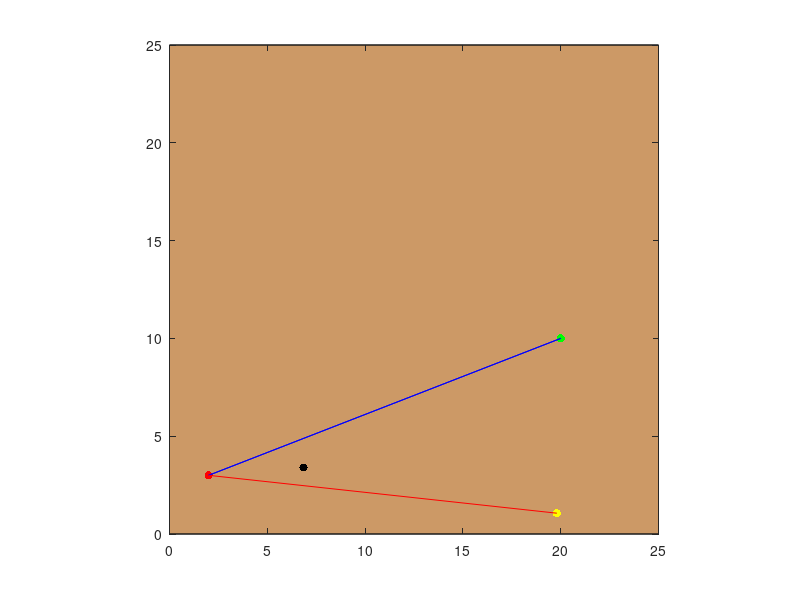

The MATLAB script that drew this image:
% Set the dimensions of the field
fieldWidth = 25; % Width of the field in meters
fieldHeight = 25; % Height of the field in meters
K_att = 3
K_epd = 2


% Set the color for the inside of the field
colorInside = [0.8, 0.6, 0.4]; % RGB values for light brown color

% Set the coordinates for point A and point B
pointA = [2, 3]; % Coordinates of point A
pointB = [20, 10]; % Coordinates of point B

% Create a figure
figure;
hold on;

% Plot the field
fill([0, fieldWidth, fieldWidth, 0], [0, 0, fieldHeight, fieldHeight], colorInside);

% Plot point A and point B
scatter(pointA(1), pointA(2), 'filled', 'MarkerFaceColor', 'red');
scatter(pointB(1), pointB(2), 'filled', 'MarkerFaceColor', 'green');


plot([pointA(1), pointB(1)], [pointA(2), pointB(2)], 'b');




random_q = [rand() * fieldWidth,rand() * fieldHeight]
% Plot the random point
scatter(random_q(1), random_q(2), 'filled', 'MarkerFaceColor', 'yellow');

% Plot lines connecting point A to point B and point A to the random point
plot([pointA(1), pointB(1)], [pointA(2), pointB(2)], 'b');
plot([pointA(1), random_q(1)], [pointA(2), random_q(2)], 'r');


e_nr = (random_q - pointA)/norm((random_q - pointA))
e_ng = (pointB - pointA)/norm((pointB - pointA))
F_gra = K_att*e_nr
Expand_fun = K_epd*e_ng
Growth = F_gra + Expand_fun
q_new = pointA + Growth
scatter(q_new(1), q_new(2), 'filled', 'MarkerFaceColor', 'black');
axis equal;

% Set plot limits based on field dimensions
xlim([0, fieldWidth]);
ylim([0, fieldHeight]);

% Remove extra whitespace around the plot
box on;
set(gca, 'Layer', 'top');

hold off;

